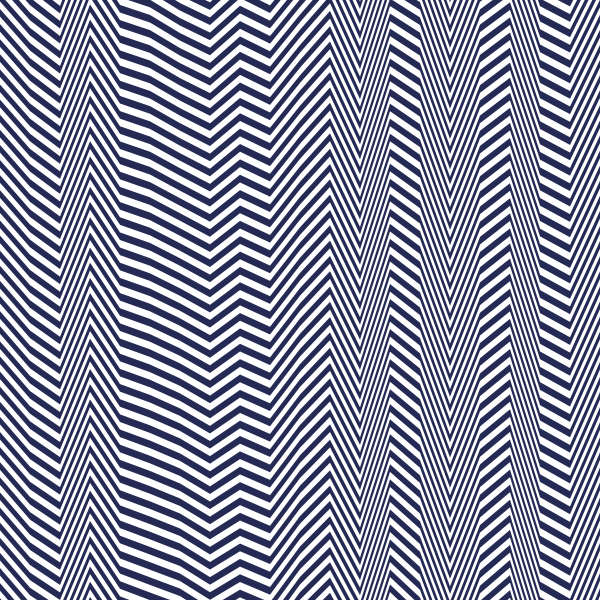
Frame 1 (no input)
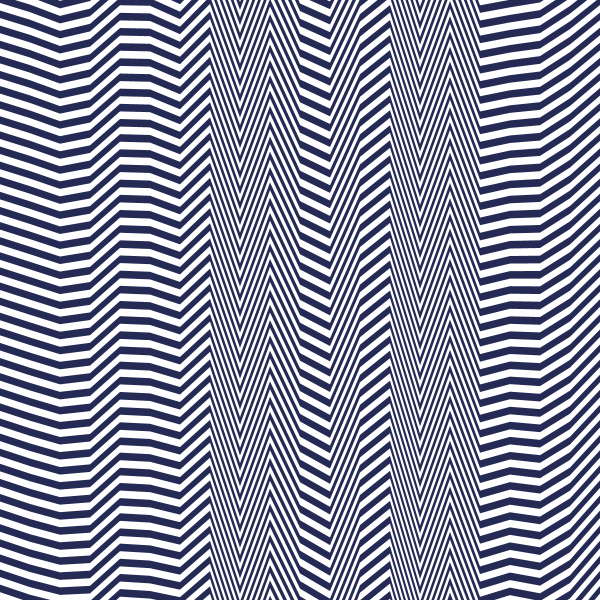
Frame 60 (the mouse pressed at the canvas centre just before this capture)
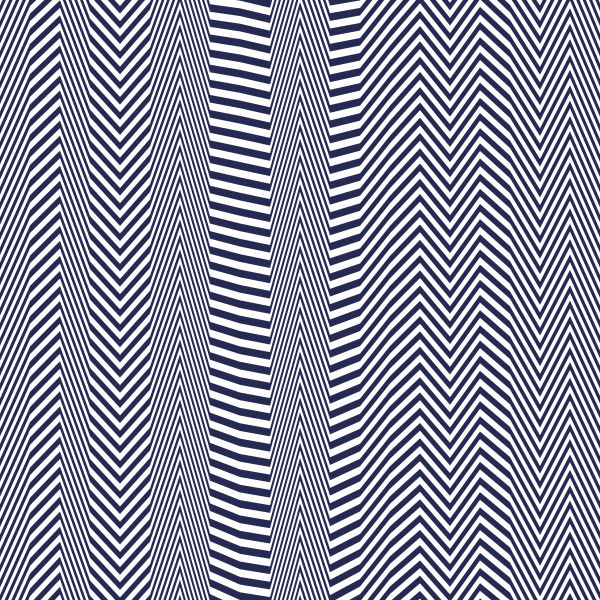
Frame 120 (the mouse held since frame 60 and released just before this capture)

The Processing sketch that drew these frames (run headless with seeded random() and noise(); from frame 60 on, the mouse is pressed at the canvas centre):

// Processing sketch: sketch138878
// ── sketch138878.pde
/* OpenProcessing Tweak of *@*http://www.openprocessing.org/sketch/138878*@* */
/* !do not delete the line above, required for linking your tweak if you upload again */
int n=96;
ligne[] lignes;
PVector[][] vects;
PVector keepMouse;
color fond=color(37, 42, 85);

void setup() {
  size(600, 600);
  background(fond);
    fill(255);
  noStroke();
  vects = new PVector[n][0];
  lignes = new ligne[0]; 
  float divid = width/20;
  for (int a=0;a<width+divid;a+=divid) {
    // new ligne(new PVector(a, height/2 -random(height/2)), new PVector(a,height/2 +random(height/2)));
    float h=random(-70, -50);
    new ligne(new PVector(a, h), new PVector(a, h+random(720,740)));
  }
}

void draw() {
  dessineTout();
//  save("test.png");
 // noLoop();
}

class ligne {
  PVector p1, p2;
  float an=random(TWO_PI);
  float v = random(-0.08, 0.08);
  ligne(PVector _p1, PVector _p2) {
    p1=_p1;
    p2=_p2;
    lignes = (ligne[]) append(lignes, this);
  }
  void dessine() {
     an+=v;
    float tw = ( p2.x-p1.x)/(n*1.0);
    float th = ( p2.y-p1.y)/(n*1.0);
    for (int a=0;a<n;a++) { 
      PVector v=new PVector(p1.x+(a*tw), p1.y+(a*th)+sin(an)*50); 
      point(v.x, v.y);
      vects[a] = (PVector[]) append(vects[a], v);
    }
  }
}

 
 

void dessineTout() {
  background(fond);
  vects = new PVector[n][0];
  for (ligne l:lignes) {
    l.dessine();
  }
  PVector[][] rects=new PVector[0][0];
  for (int a=0;a<vects.length;a++) {
    boolean pair=a%2==0;
    if (pair) {
      rects = (PVector[][]) append(rects, new PVector[0]);
      PVector[] vs = vects[a];
      rects[rects.length-1] = (PVector[]) concat( rects[rects.length-1], vs);
    } 
    else {
      PVector[] vs = (PVector[]) reverse(vects[a]);
      rects[rects.length-1] = (PVector[]) concat( rects[rects.length-1], vs);
    }
  }
  for (int a=0;a<rects.length;a++) {
    beginShape();
    for (PVector v:rects[a]) {
      vertex(v.x, v.y);
    }
    endShape(CLOSE);
  }
}
